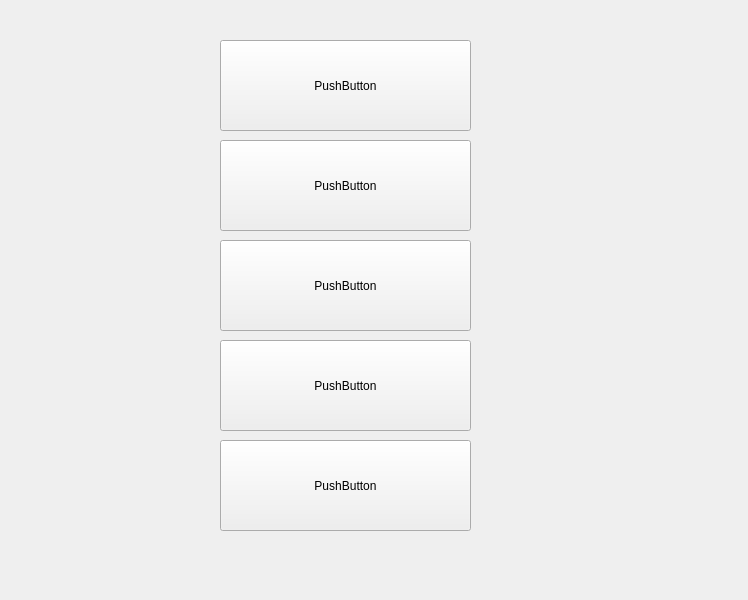
<?xml version="1.0" encoding="UTF-8"?>
<ui version="4.0">
 <class>MainWindow</class>
 <widget class="QMainWindow" name="MainWindow">
  <property name="geometry">
   <rect>
    <x>0</x>
    <y>0</y>
    <width>748</width>
    <height>600</height>
   </rect>
  </property>
  <property name="windowTitle">
   <string>MainWindow</string>
  </property>
  <widget class="QWidget" name="centralwidget">
   <widget class="QPushButton" name="pushButton">
    <property name="geometry">
     <rect>
      <x>220</x>
      <y>140</y>
      <width>251</width>
      <height>91</height>
     </rect>
    </property>
    <property name="text">
     <string>PushButton</string>
    </property>
   </widget>
   <widget class="QPushButton" name="pushButton_2">
    <property name="geometry">
     <rect>
      <x>220</x>
      <y>240</y>
      <width>251</width>
      <height>91</height>
     </rect>
    </property>
    <property name="text">
     <string>PushButton</string>
    </property>
   </widget>
   <widget class="QPushButton" name="pushButton_3">
    <property name="geometry">
     <rect>
      <x>220</x>
      <y>340</y>
      <width>251</width>
      <height>91</height>
     </rect>
    </property>
    <property name="text">
     <string>PushButton</string>
    </property>
   </widget>
   <widget class="QPushButton" name="pushButton_4">
    <property name="geometry">
     <rect>
      <x>220</x>
      <y>440</y>
      <width>251</width>
      <height>91</height>
     </rect>
    </property>
    <property name="text">
     <string>PushButton</string>
    </property>
   </widget>
   <widget class="QPushButton" name="pushButton_5">
    <property name="geometry">
     <rect>
      <x>220</x>
      <y>40</y>
      <width>251</width>
      <height>91</height>
     </rect>
    </property>
    <property name="text">
     <string>PushButton</string>
    </property>
   </widget>
  </widget>
 </widget>
 <resources/>
 <connections/>
</ui>
